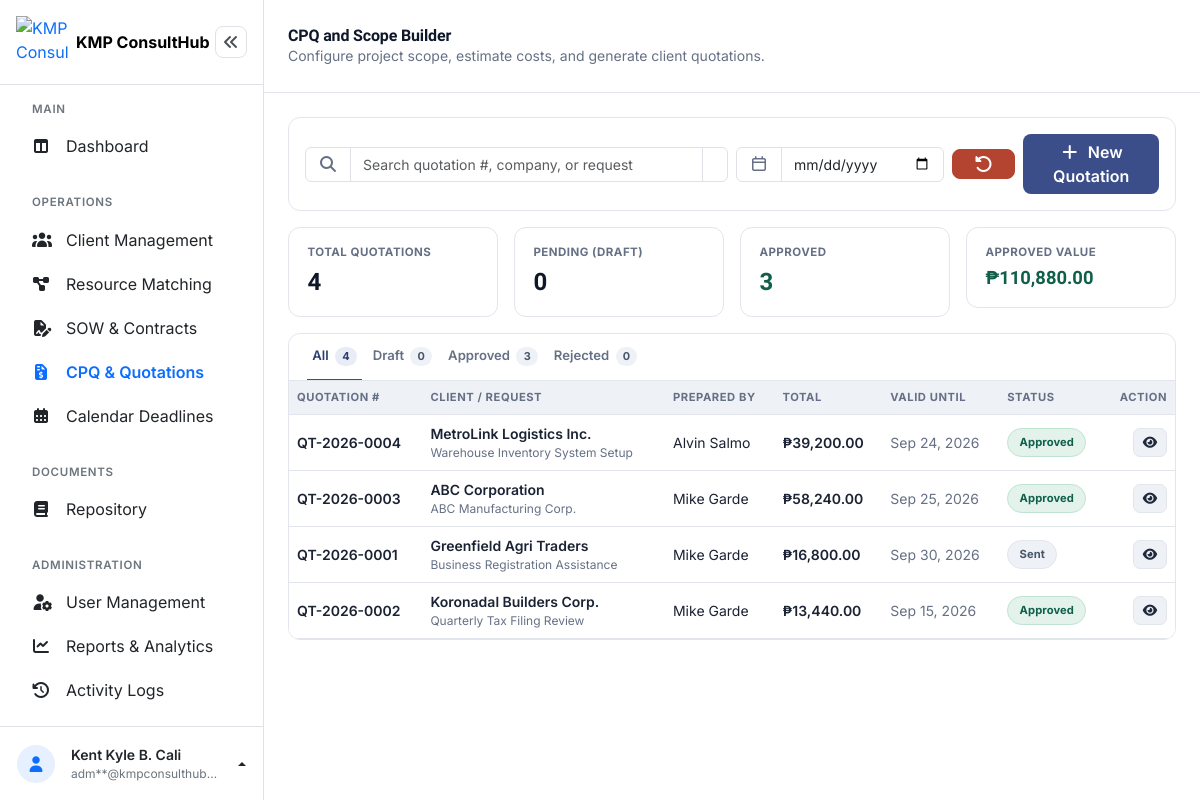
/admin/cpq_quotations.php (signed in), run on an earlier commit of the app's database.
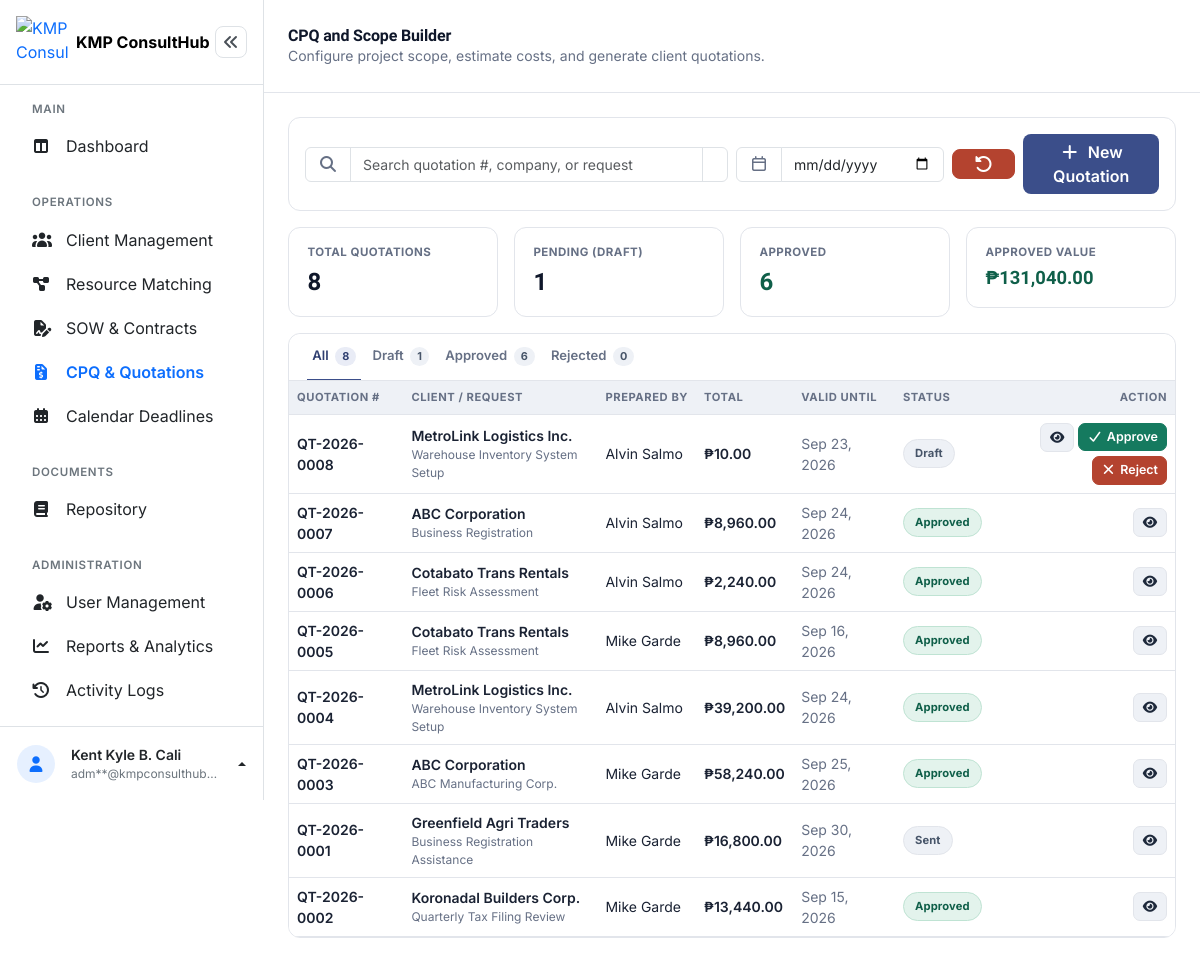
And on a later commit of the database.
### tables this page shows
CREATE TABLE `quotations` (
  `quotation_id` int(10) UNSIGNED NOT NULL,
  `quotation_number` varchar(30) NOT NULL,
  `request_id` int(10) UNSIGNED NOT NULL,
  `client_id` int(10) UNSIGNED NOT NULL,
  `project_scope` text DEFAULT NULL,
  `status` enum('Draft','Sent','Approved','Rejected') NOT NULL DEFAULT 'Draft',
  `subtotal` decimal(12,2) NOT NULL DEFAULT 0.00,
  `tax_rate` decimal(5,2) NOT NULL DEFAULT 0.00,
  `tax_amount` decimal(12,2) NOT NULL DEFAULT 0.00,
  `total_amount` decimal(12,2) NOT NULL DEFAULT 0.00,
  `valid_until` date DEFAULT NULL,
  `notes` text DEFAULT NULL,
  `prepared_by` int(10) UNSIGNED DEFAULT NULL,
  `created_at` timestamp NOT NULL DEFAULT current_timestamp(),
  `updated_at` timestamp NOT NULL DEFAULT current_timestamp() ON UPDATE current_timestamp()
);

CREATE TABLE `clients` (
  `client_id` int(10) UNSIGNED NOT NULL,
  `company_name` varchar(150) NOT NULL,
  `contact_person` varchar(150) NOT NULL,
  `email` varchar(150) NOT NULL,
  `contact_number` varchar(20) NOT NULL,
  `address` varchar(255) NOT NULL,
  `industry` varchar(100) DEFAULT NULL,
  `created_at` timestamp NOT NULL DEFAULT current_timestamp(),
  `updated_at` timestamp NOT NULL DEFAULT current_timestamp() ON UPDATE current_timestamp()
);

CREATE TABLE `service_requests` (
  `request_id` int(10) UNSIGNED NOT NULL,
  `client_id` int(10) UNSIGNED NOT NULL,
  `request_title` varchar(150) NOT NULL,
  `request_details` text DEFAULT NULL,
  `required_skill` varchar(100) DEFAULT NULL,
  `status` enum('New','In Progress','Completed','Cancelled') NOT NULL DEFAULT 'New',
  `assigned_to` int(10) UNSIGNED DEFAULT NULL,
  `assigned_by` int(10) UNSIGNED DEFAULT NULL,
  `created_at` timestamp NOT NULL DEFAULT current_timestamp(),
  `updated_at` timestamp NOT NULL DEFAULT current_timestamp() ON UPDATE current_timestamp()
);

CREATE TABLE `users` (
  `user_id` int(10) UNSIGNED NOT NULL,
  `firstname` varchar(100) NOT NULL,
  `middlename` varchar(100) DEFAULT NULL,
  `lastname` varchar(100) NOT NULL,
  `birthday` date NOT NULL,
  `gender` enum('Male','Female') NOT NULL,
  `address` varchar(255) NOT NULL,
  `contact_number` varchar(20) NOT NULL,
  `email` varchar(150) NOT NULL,
  `password` varchar(255) NOT NULL,
  `role` enum('manager','supervisor','staff') NOT NULL,
  `status` enum('Active','Inactive') NOT NULL DEFAULT 'Active',
  `created_at` timestamp NOT NULL DEFAULT current_timestamp(),
  `updated_at` timestamp NOT NULL DEFAULT current_timestamp() ON UPDATE current_timestamp()
);

### admin/cpq_quotations.php (the view, shortened to what the rows shown need)
<?php
$pdo = getConnection();
$perPage     = 8;
$page        = max(1, (int) ($_GET['page'] ?? 1));
$offset      = ($page - 1) * $perPage;
$baseQuery = "FROM quotations q
     INNER JOIN clients c ON q.client_id = c.client_id
     INNER JOIN service_requests sr ON q.request_id = sr.request_id
     LEFT JOIN users u ON q.prepared_by = u.user_id
     WHERE 1=1";
$queryParams = [];
$listQuery = "SELECT q.quotation_id, q.quotation_number, q.status, q.subtotal, q.tax_rate, q.tax_amount, q.total_amount, q.project_scope, q.valid_until, q.created_at, q.notes,
            c.company_name, sr.request_title,
            u.firstname AS prepared_by_firstname, u.lastname AS prepared_by_lastname
     $baseQuery
     ORDER BY q.created_at DESC
     LIMIT $perPage OFFSET $offset";
$quotationsStmt = $pdo->prepare($listQuery);
$quotationsStmt->execute($queryParams);
$quotations = $quotationsStmt->fetchAll();
$itemsStmt = $pdo->query('SELECT * FROM quotation_items ORDER BY quotation_id ASC, sort_order ASC');
$itemsByQuotation = [];
foreach ($itemsStmt->fetchAll() as $row) {
    $itemsByQuotation[$row['quotation_id']][] = $row;
}
?>
<!DOCTYPE html>
<html lang="en">
<head>
<link rel="stylesheet" href="../assets/vendor/bootstrap-5.3.8/css/bootstrap.min.css">
<link rel="stylesheet" href="../assets/vendor/fontawesome-free-7.3.1/css/all.min.css">
<link rel="stylesheet" href="../assets/css/dashboard.css">
</head>
<body>
<div class="dashboard-layout d-flex">
  <div class="dashboard-main flex-grow-1" style="min-width:0;">
    <header class="dashboard-topbar bg-white d-flex align-items-center justify-content-between px-3 px-md-4">
      <div class="d-flex align-items-center gap-3">
        <div>
          <h1 class="dashboard-title h6 h5-md fw-bold mb-0">CPQ and Scope Builder</h1>
        </div>
      </div>
    </header>
    <main class="dashboard-content p-3 p-md-4">
      <section class="card overflow-hidden">
        <div class="table-responsive">
          <table class="table table-hover align-middle mb-0" id="quotationsTable">
            <thead>
              <tr>
                <th scope="col">Quotation #</th>
                <th scope="col">Client / Request</th>
                <th scope="col" class="d-none d-md-table-cell">Prepared By</th>
                <th scope="col">Total</th>
                <th scope="col" class="d-none d-lg-table-cell">Valid Until</th>
                <th scope="col">Status</th>
                <th scope="col" class="text-end">Action</th>
              </tr>
            </thead>
            <tbody id="quotationsTableBody">
              <?php if (empty($quotations)): ?>
                <tr>
                  <td colspan="7">
                    <div class="empty-state text-center py-5">
                      <i class="fa-regular fa-file-lines fs-3 mb-2 d-block"></i>
                      <p class="small mb-0">No quotations found.</p>
                    </div>
                  </td>
                </tr>
              <?php else: ?>
                <?php foreach ($quotations as $q): ?>
                  <?php
                    $statusClass = 'status-draft';
                    if ($q['status'] === 'Approved') { $statusClass = 'status-approved'; }
                  ?>
                  <tr data-status="<?= htmlspecialchars($q['status']) ?>">
                    <td class="small fw-semibold">
                      <span class="cell-body fw-semibold"><?= htmlspecialchars($q['quotation_number']) ?></span>
                    </td>
                    <td class="small">
                      <span class="cell-body">
                        <span class="fw-semibold d-block"><?= htmlspecialchars($q['company_name']) ?></span>
                        <span class="d-block" style="color:var(--ink-soft); font-size:.75rem;"><?= htmlspecialchars($q['request_title']) ?></span>
                      </span>
                    </td>
                    <td class="small d-none d-md-table-cell">
                      <span class="cell-body"><?= htmlspecialchars(trim(($q['prepared_by_firstname'] ?? '-') . ' ' . ($q['prepared_by_lastname'] ?? ''))) ?></span>
                    </td>
                    <td class="small fw-semibold">
                      <span class="cell-body fw-semibold">&#8369;<?= number_format((float) $q['total_amount'], 2) ?></span>
                    </td>
                    <td class="small d-none d-lg-table-cell" style="color:var(--ink-soft);">
                      <span class="cell-body"><?= $q['valid_until'] ? htmlspecialchars(date('M d, Y', strtotime($q['valid_until']))) : '&mdash;' ?></span>
                    </td>
                    <td>
                      <span class="cell-body"><span class="status-pill <?= $statusClass ?>"><?= htmlspecialchars($q['status']) ?></span></span>
                    </td>
                    <td class="text-end cell-actions">
                      <span class="cell-body d-flex justify-content-end gap-1 flex-wrap">
                        <button type="button" class="btn btn-ghost btn-sm view-quotation-btn" title="View quotation"
                          data-quotation='<?= htmlspecialchars(json_encode([
                            "number" => $q["quotation_number"],
                            "status" => $q["status"],
                            "company" => $q["company_name"],
                            "request" => $q["request_title"],
                            "project_scope" => $q["project_scope"] ?? '',
                            "subtotal" => number_format((float) $q["subtotal"], 2),
                            "tax_rate" => rtrim(rtrim(number_format((float) $q["tax_rate"], 2), '0'), '.'),
                            "tax_amount" => number_format((float) $q["tax_amount"], 2),
                            "total" => number_format((float) $q["total_amount"], 2),
                            "valid_until" => $q["valid_until"] ? date('M d, Y', strtotime($q["valid_until"])) : null,
                            "notes" => $q["notes"] ?? '',
                            "prepared_by" => trim(($q["prepared_by_firstname"] ?? '') . ' ' . ($q["prepared_by_lastname"] ?? '')),
                            "created_at" => $q["created_at"] ? date('M d, Y g:i A', strtotime($q["created_at"])) : null,
                            "items" => array_map(function ($it) {
                                return [
                                    "description" => $it["description"],
                                    "quantity" => rtrim(rtrim(number_format((float) $it["quantity"], 2), '0'), '.'),
                                    "unit_price" => number_format((float) $it["unit_price"], 2),
                                    "line_total" => number_format((float) $it["line_total"], 2),
                                ];
                            }, $itemsByQuotation[$q["quotation_id"]] ?? []),
                            "quotation_id" => $q["quotation_id"],
                          ]), ENT_QUOTES) ?>'>
                          <i class="fa-solid fa-eye"></i>
                        </button>
                        <?php if ($q['status'] === 'Draft'): ?>
                          <form method="POST" class="d-inline-block m-0">
                            <button type="submit" name="new_status" value="Approved" class="btn btn-approve btn-sm">
                              <i class="fa-solid fa-check me-1"></i>Approve
                            </button>
                          </form>
                          <form method="POST" class="d-inline-block m-0">
                            <button type="submit" name="new_status" value="Rejected" class="btn btn-reject btn-sm">
                              <i class="fa-solid fa-xmark me-1"></i>Reject
                            </button>
                          </form>
                        <?php endif; ?>
                      </span>
                    </td>
                  </tr>
                <?php endforeach; ?>
              <?php endif; ?>
            </tbody>
          </table>
        </div>
      </section>
    </main>
  </div>
</div>
</body>
</html>

What changed in the data, as far as the page shows it:
added quotations: quotation_number "QT-2026-0008", client.company_name "MetroLink Logistics Inc.", request.request_title "Warehouse Inventory System Setup", prepared_by.lastname "Alvin Salmo", total_amount "10.00", valid_until "Sep 23, 2026", status "Draft"
added quotations: quotation_number "QT-2026-0007", client.company_name "ABC Corporation", request.request_title "Business Registration", prepared_by.lastname "Alvin Salmo", total_amount "8,960.00", valid_until "Sep 24, 2026", status "Approved"
added quotations: quotation_number "QT-2026-0006", client.company_name "Cotabato Trans Rentals", request.request_title "Fleet Risk Assessment", prepared_by.lastname "Alvin Salmo", total_amount "2,240.00", valid_until "Sep 24, 2026", status "Approved"
added quotations: quotation_number "QT-2026-0005", client.company_name "Cotabato Trans Rentals", request.request_title "Fleet Risk Assessment", prepared_by.lastname "Mike Garde", total_amount "8,960.00", valid_until "Sep 16, 2026", status "Approved"
Also different on the page:
$totalQuotations: "4" → "8"
$statusCounts['Draft']: "0" → "1"
$statusCounts['Approved']: "3" → "6"
$totalApprovedValue: "110,880.00" → "131,040.00"
